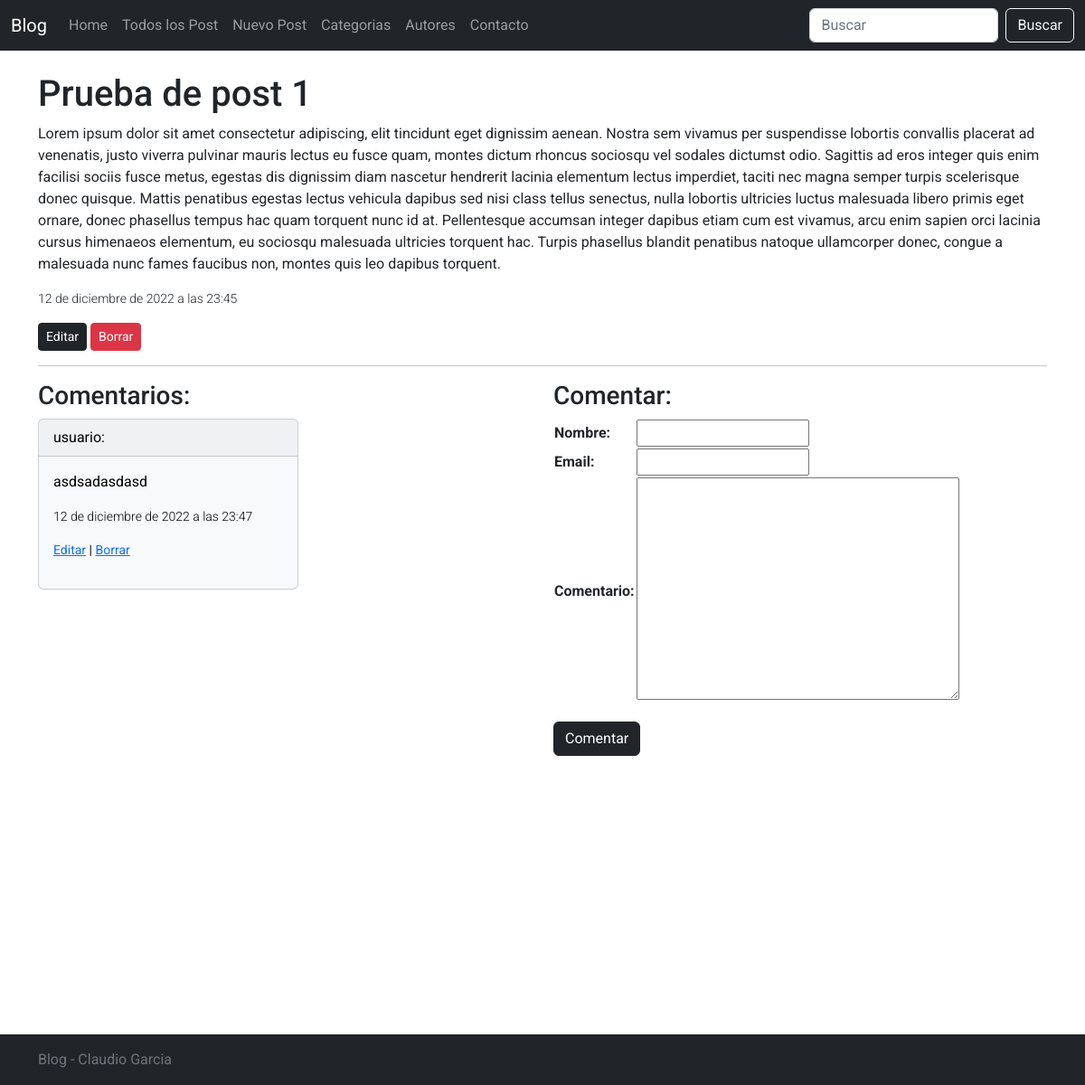
The page /13/ on the database its author committed.
### Posts/models.py (models this page shows, shortened)
class Post(models.Model):
    titulo = models.CharField(max_length=100)
    fecha = models.DateTimeField(auto_now_add=True)
    contenido = models.TextField()
    categoria = models.ForeignKey(Categoria,on_delete=models.SET_NULL, null=True)
    autor = models.ForeignKey(Autor,on_delete=models.SET_NULL, null=True)
    destacado = models.BooleanField(default=False)
    class Meta:
        ordering = ["-fecha"]

class Comentarios(models.Model):
    post = models.ForeignKey(Post,on_delete=models.CASCADE,related_name= 'comments')
    nombre = models.CharField(max_length=40)
    email = models.EmailField(default=None)
    fecha = models.DateTimeField(auto_now_add=True)
    comentario = models.TextField()
    active = models.BooleanField(default=True)
    class Meta:
        verbose_name_plural = 'Comentarios'

### Posts/views.py (the view)
# urls.py: path('<int:post_id>/',views.post_detail,name='post_detail'),
def post_detail(request,post_id):
    post = Post.objects.get(id=post_id)
    comentarios = post.comments.filter(active=True)
    if request.method == 'POST':
        form = CommentForm(request.POST)
        if form.is_valid():
            new_form = form.save(commit=False)
            new_form.post = post
            new_form.save()
            return HttpResponseRedirect('.')
    else:
        form = CommentForm
    return render(request, 'post_detail.html', {'post':post,'comentarios':comentarios,'form':form})

### Posts/templates/post_detail.html (shortened to what this page needs)
{% extends 'padre.html' %}
{% load static %}
{% block contenidoDinamico %}
<main class="container">
    <h1>{{ post.titulo }}</h1>
    <p>{{ post.contenido }}</p>
    <p class="small fw-light">{{ post.fecha }}</p>
    <p>
        <a class="btn btn-sm btn-dark" href="{% url 'Edit' post.id %}" role="button">Editar</a>
        <a class="btn btn-sm btn-danger" href="{% url 'Delete' post.id %}" role="button">Borrar</a>
    </p>
    <hr class="w-85">
</main>
<div class="container">
    <div class="row">
        <div class="col">
            <h3>Comentarios:</h3>
            {% for comentario in comentarios %}
            <div class="card text-bg-light mb-3" style="max-width: 18rem;">
                <div class="card-header">{{comentario.nombre }}:</div>
                <div class="card-body">
                    <p class="card-text">{{comentario.comentario}}</p>
                    <p class="small dark fw-light">{{comentario.fecha}}</p>
                    <p class="small dark "><a href="{% url 'CommentEdit' comentario.id %}">Editar</a> | <a href="{% url 'CommentDelete' comentario.id %}">Borrar</a></p>
                </div>
            </div>
            {% endfor %}
        </div>
        <div class="col">
            <h3>Comentar:</h3>
            <form action="" method="post">
                <div class="mb-3">
                    <table>
                        {{form.as_table}}
                    </table>
                </div>
                <input type="submit" class="btn btn-dark" name="enviar" value="Comentar">
            </form>
        </div>
    </div>
</div>
    {% endblock %}

### Posts/static/css/navbar-top.css (style rules this page uses)
body { min-height: 75rem; }

### Posts/templates/padre.html (style rules this page uses)
body { font-family: 'Roboto', sans-serif; }

### rows shown on the page
Post: titulo "Prueba de post 1", contenido "Lorem ipsum dolor sit amet consectetur adipiscing, elit tincidunt eget dignissim aenean. Nostra sem vivamus per suspendisse lobortis convallis placerat ad venenatis, justo viverra pulvinar mauris lectus eu fusce quam, montes dictum rhoncus sociosqu vel sodales dictumst odio. Sagittis ad eros integer quis enim facilisi sociis fusce metus, egestas dis dignissim diam nascetur hendrerit lacinia elementum lectus imperdiet, taciti nec magna semper turpis scelerisque donec quisque. Mattis penatibus egestas lectus vehicula dapibus sed nisi class tellus senectus, nulla lobortis ultricies luctus malesuada libero primis eget ornare, donec phasellus tempus hac quam torquent nunc id at. Pellentesque…", fecha "12 de diciembre de 2022 a las 23:45"
Comentarios: nombre "usuario", comentario "asdsadasdasd", fecha "12 de diciembre de 2022 a las 23:47"
